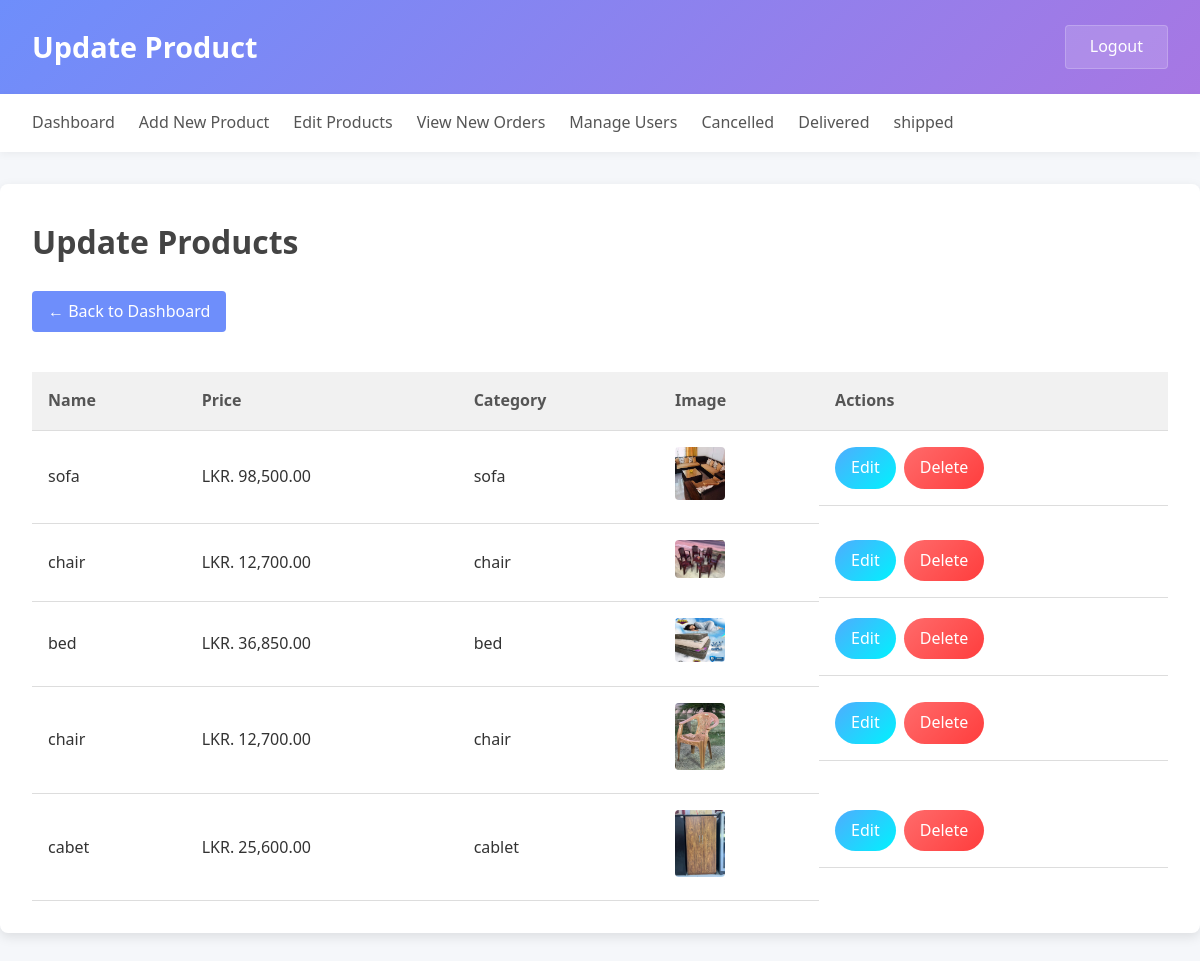
The page /admin/edit_product.php (signed in) on the database its author committed.
### tables this page shows
CREATE TABLE `products` (
  `id` int(11) NOT NULL,
  `name` varchar(100) DEFAULT NULL,
  `description` text DEFAULT NULL,
  `price` decimal(10,2) DEFAULT NULL,
  `image` varchar(255) DEFAULT NULL,
  `category` varchar(50) DEFAULT NULL,
  `created_at` timestamp NOT NULL DEFAULT current_timestamp()
);

### admin/edit_product.php (the view, shortened to what this page needs)
<?php
include '../includes/config.php';
$result = mysqli_query($conn, "SELECT * FROM products");
?>
<!DOCTYPE html>
<html lang="en">
<head>
    <link rel="stylesheet" href="./CSS/Navigation.css">
    <link rel="stylesheet" href="./CSS/edit.css">
</head>
<body>
    <div class="topbar">
        <h1>Update Product</h1>
        <a class="logout-btn" href="../logout.php">Logout</a>
    </div>
    <?php include "./Navigation/Navigation.php"; ?>
    <main>
        <div class="table-container">
            <h2>Update Products</h2>
            <a href="dashboard.php" class="back-btn">&larr; Back to Dashboard</a>
            <table>
                <tr>
                    <th>Name</th>
                    <th>Price</th>
                    <th>Category</th>
                    <th>Image</th>
                    <th>Actions</th>
                </tr>
                <?php while ($row = mysqli_fetch_assoc($result)) { ?>
                    <tr>
                        <td>
                            <?= htmlspecialchars($row['name']); ?>
                        </td>
                        <td>LKR.
                            <?= number_format($row['price'], 2); ?>
                        </td>
                        <td>
                            <?= htmlspecialchars($row['category']); ?>
                        </td>
                        <td><img src="../assets/images/<?= htmlspecialchars($row['image']); ?>" width="50"
                                alt="<?= htmlspecialchars($row['name']); ?>"></td>
                        <td class="act-btns">
                            <a class="action-btn edit-btn" href="update_product.php?id=<?= $row['id']; ?>">Edit</a>
                            <a class="action-btn delete-btn" href="delete_product.php?id=<?= $row['id']; ?>"
                                onclick="return confirm('Delete this product?');">Delete</a>
                        </td>
                    </tr>
                <?php } ?>
            </table>
        </div>
    </main>
</body>
</html>

### admin/CSS/Navigation.css (style rules this page uses)
* { margin: 0; padding: 0; box-sizing: border-box; font-family: "Segoe UI", Tahoma, Geneva, Verdana, sans-serif; }
body { background-color: #f5f7fa; color: #333; line-height: 1.6; }
.topbar { display: flex; justify-content: space-between; align-items: center; padding: 1.5rem 2rem; background: linear-gradient(135deg, #6e8efb, #a777e3); color: white; box-shadow: 0 4px 12px rgba(0, 0, 0, 0.1); }
.topbar h1 { font-size: 1.8rem; font-weight: 600; }
.logout-btn { padding: 0.5rem 1.5rem; background-color: rgba(255, 255, 255, 0.15); color: white; text-decoration: none; border-radius: 4px; transition: all 0.3s ease; font-weight: 500; border: 1px solid rgba(255, 255, 255, 0.2); }

### admin/CSS/edit.css (style rules this page uses)
* { margin: 0; padding: 0; box-sizing: border-box; font-family: 'Segoe UI', Tahoma, Geneva, Verdana, sans-serif; }
body { background-color: #f5f7fa; color: #333; line-height: 1.6; }
.table-container { max-width: 1200px; margin: 2rem auto; padding: 2rem; background-color: white; border-radius: 8px; box-shadow: 0 4px 12px rgba(0, 0, 0, 0.1); }
h2 { font-size: 2rem; margin-bottom: 1.5rem; color: #444; }
.back-btn { display: inline-block; margin-bottom: 1.5rem; padding: 0.5rem 1rem; background-color: #6e8efb; color: white; text-decoration: none; border-radius: 4px; transition: background-color 0.3s ease; }
table { width: 100%; border-collapse: collapse; margin-top: 1rem; }
th, td { padding: 1rem; text-align: left; border-bottom: 1px solid #ddd; }
th { background-color: #f1f1f1; color: #555; font-weight: 600; }
td { background-color: #fff; }
td img { border-radius: 4px; }
.act-btns { display: flex; gap: 0.5rem; }
.action-btn { padding: 0.5rem 1rem; border: none; border-radius: 25px; color: white; text-decoration: none; font-weight: 500; text-align: center; transition: all 0.3s ease; }
.edit-btn { background: linear-gradient(135deg, #4facfe 0%, #00f2fe 100%); }
.delete-btn { background: linear-gradient(135deg, #ff6b6b 0%, #ff3d3d 100%); }

### rows shown on the page
products: name "sofa", price "98,500.00", category "sofa", image+name (picture)
products: name "chair", price "12,700.00", category "chair", image+name (picture)
products: name "bed", price "36,850.00", category "bed", image (picture)
products: name "chair", price "12,700.00", category "chair", image+name (picture)
products: name "cabet", price "25,600.00", category "cablet", image+name (picture)
